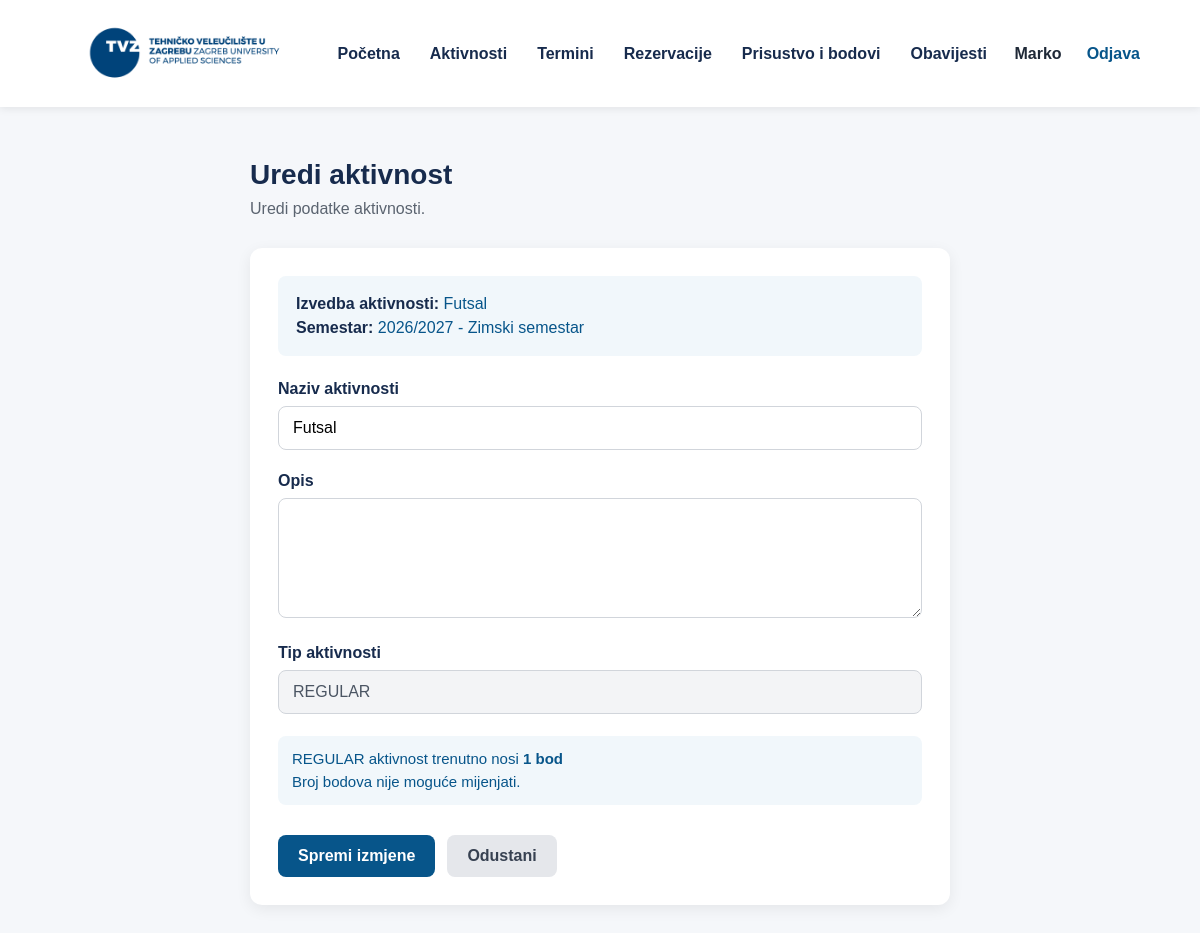
The page /professor/edit_activity.php?offering_id=1 (signed in) on the database its author committed.
### tables this page shows
CREATE TABLE `activity_offerings` (
  `id` int(11) NOT NULL,
  `activity_id` int(11) NOT NULL,
  `semester_id` int(11) DEFAULT NULL,
  `professor_id` int(11) NOT NULL,
  `is_active` tinyint(1) NOT NULL DEFAULT 1,
  `created_at` timestamp NOT NULL DEFAULT current_timestamp(),
  `deactivated_at` datetime DEFAULT NULL
);

CREATE TABLE `activities` (
  `id` int(11) NOT NULL,
  `name` varchar(100) NOT NULL,
  `description` text NOT NULL,
  `points` int(11) NOT NULL DEFAULT 1,
  `activity_type` enum('REGULAR','BONUS') NOT NULL DEFAULT 'REGULAR',
  `is_active` tinyint(1) NOT NULL DEFAULT 1,
  `created_at` datetime NOT NULL DEFAULT current_timestamp(),
  `deactivated_at` datetime DEFAULT NULL
);

CREATE TABLE `academic_years` (
  `id` int(11) NOT NULL,
  `name` varchar(20) NOT NULL,
  `is_active` tinyint(1) NOT NULL DEFAULT 1
);

CREATE TABLE `semesters` (
  `id` int(11) NOT NULL,
  `academic_year_id` int(11) NOT NULL,
  `name` varchar(30) NOT NULL,
  `semester_number` tinyint(1) NOT NULL,
  `start_date` date DEFAULT NULL,
  `end_date` date DEFAULT NULL
);

### professor/edit_activity.php (the view, shortened to what this page needs)
<?php
require_once '../config/database.php';
$professorId = (int) ($_SESSION['user_id'] ?? 0);
$offeringId = filter_input(
    INPUT_GET,
    'offering_id',
    FILTER_VALIDATE_INT
);
$name = '';
$activityType = '';
$points = '';
$semesterName = null;
$academicYearName = null;
try {
    $stmt = $pdo->prepare("
        SELECT
            o.id AS offering_id,
            o.activity_id,
            o.professor_id,
            o.is_active AS offering_is_active,
            a.name,
            a.description,
            a.points,
            a.activity_type,
            a.is_active AS activity_is_active,
            sem.name AS semester_name,
            ay.name AS academic_year_name
        FROM activity_offerings o
        INNER JOIN activities a
            ON a.id = o.activity_id
        LEFT JOIN semesters sem
            ON sem.id = o.semester_id
        LEFT JOIN academic_years ay
            ON ay.id = sem.academic_year_id
        WHERE o.id = :offering_id
          AND o.professor_id = :professor_id
        LIMIT 1
    ");
    $stmt->execute([
        'offering_id' =>
            $offeringId,
        'professor_id' =>
            $professorId
    ]);
    $offering =
        $stmt->fetch(PDO::FETCH_ASSOC);
    $name =
        $offering['name'];
    $activityType =
        $offering['activity_type'];
    $points =
        $offering['points'];
    $semesterName =
        $offering['semester_name'];
    $academicYearName =
        $offering['academic_year_name'];
} catch (PDOException $e) {
    $error =
        'Došlo je do pogreške prilikom '
        . 'dohvaćanja aktivnosti.';
}
?>
<!DOCTYPE html>
<html lang="hr">
<head>
    <link
        rel="stylesheet"
        href="../css/common.css"
    >
    <link
        rel="stylesheet"
        href="../css/navbar.css"
    >
</head>
<body>
<?php require_once '../includes/navbar.php'; ?>
<main class="container">
    <div class="form-card">
        <h1>
            Uredi aktivnost
        </h1>
        <p class="subtitle">
            Uredi podatke aktivnosti.
        </p>
        <section class="card">
            <div class="activity-info">
                <strong>
                    Izvedba aktivnosti:
                </strong>
                <?= htmlspecialchars(
                    $name
                ) ?>
                <?php if (
                    $academicYearName
                    &&
                    $semesterName
                ): ?>
                    <br>
                    <strong>
                        Semestar:
                    </strong>
                    <?= htmlspecialchars(
                        $academicYearName
                    ) ?>
                    -
                    <?= htmlspecialchars(
                        $semesterName
                    ) ?>
                <?php endif; ?>
            </div>
            <form method="POST">
                <div class="form-group">
                    <label for="name">
                        Naziv aktivnosti
                    </label>
                    <input
                        type="text"
                        id="name"
                        name="name"
                        value="<?= htmlspecialchars(
                            $name
                        ) ?>"
                        maxlength="100"
                        required
                    >
                </div>
                <div class="form-group">
                    <label for="description">
                        Opis
                    </label>
                    <textarea
                        id="description"
                        name="description"
                    ><?= htmlspecialchars(
                    ) ?></textarea>
                </div>
                <div class="form-group">
                    <label>
                        Tip aktivnosti
                    </label>
                    <input
                        type="text"
                        value="<?= htmlspecialchars(
                            $activityType
                        ) ?>"
                        class="readonly-field"
                        readonly
                    >
                </div>
                <?php if (
                    $activityType === 'REGULAR'
                ): ?>
                    <div class="info-box">
                        REGULAR aktivnost trenutno nosi
                        <strong>
                            <?= (int) $points ?>
                            <?= (
                                (int) $points === 1
                            )
                                ? 'bod'
                                : (
                                    (
                                        (int) $points >= 2
                                        &&
                                        (int) $points <= 4
                                    )
                                        ? 'boda'
                                        : 'bodova'
                                )
                            ?>
                        </strong>
                        <br>
                        Broj bodova nije moguće mijenjati.
                    </div>
                <?php endif; ?>
                <div class="form-actions">
                    <button
                        type="submit"
                        class="button"
                    >
                        Spremi izmjene
                    </button>
                    <a
                        href="activities.php"
                        class="cancel-link"
                    >
                        Odustani
                    </a>
                </div>
            </form>
        </section>
    </div>
</main>
</body>
</html>

### css/common.css (style rules this page uses)
body { font-family: Arial, sans-serif; background-color: #f5f7fa; color: #1f2937; }
.container { max-width: 1100px; margin: 50px auto; padding: 0 20px; }
h1 { font-size: 28px; line-height: 1.25; margin-bottom: 8px; color: #172b4d; }
.subtitle { color: #5b6470; margin-bottom: 30px; font-size: 16px; }
.button { background-color: #07558a; color: white; border: none; padding: 12px 20px; border-radius: 8px; font-size: 16px; font-weight: bold; cursor: pointer; text-decoration: none; display: inline-block; }
.card { background-color: #ffffff; border-radius: 12px; padding: 28px; box-shadow: 0 4px 15px rgba(0, 0, 0, 0.07); }

### professor/edit_activity.php (style rules this page uses)
.form-card { max-width: 700px; margin: 0 auto; }
.activity-info { margin-bottom: 24px; padding: 16px 18px; background-color: #f1f7fb; border-radius: 8px; color: #07558a; line-height: 1.5; }
.activity-info strong { color: #172b4d; }
.form-group { margin-bottom: 22px; }
.form-group label { display: block; margin-bottom: 8px; font-weight: bold; color: #172b4d; }
.form-group input, .form-group textarea { width: 100%; padding: 12px 14px; border: 1px solid #d1d5db; border-radius: 8px; font-family: inherit; font-size: 16px; box-sizing: border-box; }
.form-group textarea { min-height: 120px; resize: vertical; }
.readonly-field { background-color: #f3f4f6; color: #4b5563; cursor: not-allowed; }
.info-box { margin-bottom: 22px; padding: 12px 14px; border-radius: 8px; background-color: #f1f7fb; color: #07558a; font-size: 15px; line-height: 1.5; }
.form-actions { display: flex; gap: 12px; margin-top: 30px; }
.cancel-link { display: inline-block; padding: 12px 20px; border-radius: 8px; text-decoration: none; font-weight: bold; color: #374151; background-color: #e5e7eb; }

### rows shown on the page
activity_offerings: activity.name "Futsal", academic_years.name "2026/2027", semester.name "Zimski semestar", name "Futsal", activity.activity_type "REGULAR", activity.points "1"
